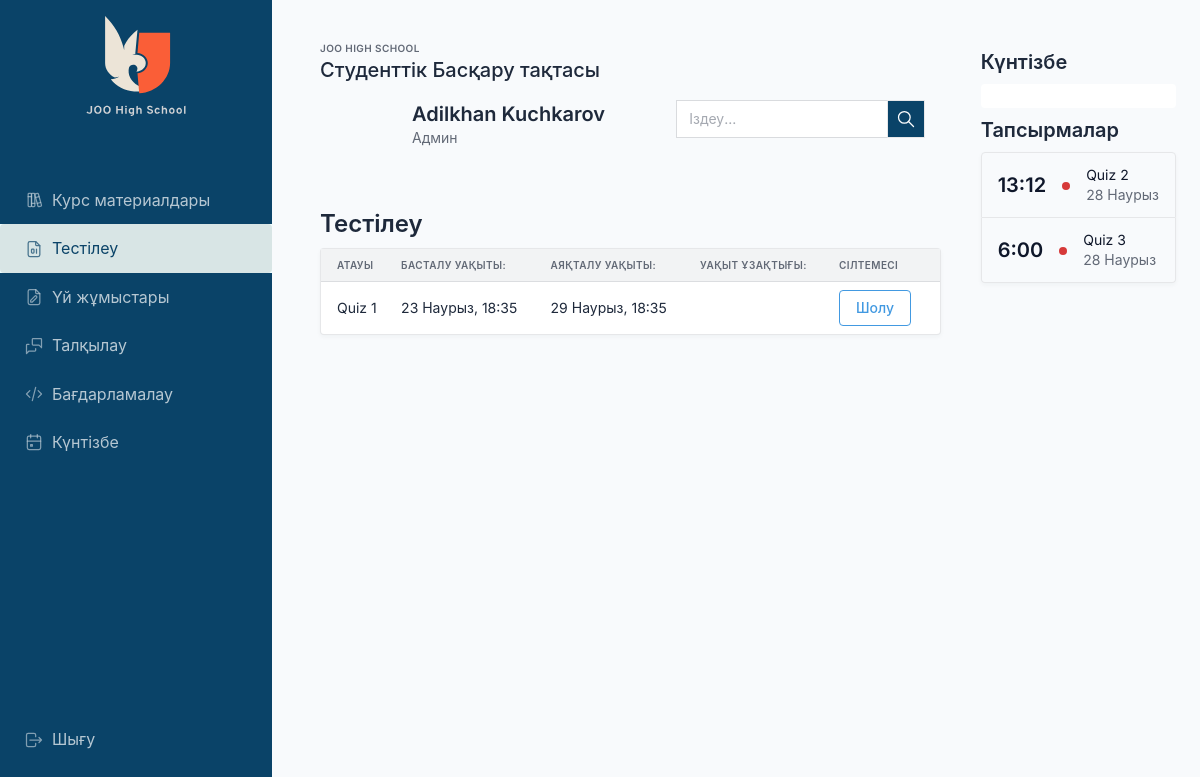
Screenshot of /quiz/ (signed in) with the database file from the repository.
### users/models.py (models this page shows, shortened)
class User(AbstractUser):
    username = None
    email = models.EmailField(unique=True, verbose_name=_("Email Address"))
    first_name = models.CharField(_("first name"), max_length=150, blank=False)
    last_name = models.CharField(_("last name"), max_length=150, blank=False)
    USERNAME_FIELD = 'email'
    REQUIRED_FIELDS = []
    objects = UserManager()

class Profile(models.Model):
    user = models.OneToOneField(get_user_model(), on_delete=models.CASCADE, related_name="profile")
    picture = models.ImageField(upload_to="uploads/", default="default/default-picture.jpg")

### quiz_apps/quiz/models.py (models this page shows, shortened)
class Quiz(models.Model):
    title = models.CharField(
        verbose_name=_("Title"),
        max_length=60, blank=False)
    description = models.TextField(
        verbose_name=_("Description"),
        blank=True, help_text=_("a description of the quiz"))
    url = models.SlugField(
        max_length=60, blank=False,
        help_text=_("a user friendly url"),
        verbose_name=_("user friendly url"))
    random_order = models.BooleanField(
        blank=False, default=False,
        verbose_name=_("Random Order"),
        help_text=_("Display the questions in "
                    "a random order or as they "
                    "are set?"))
    max_attempts = models.PositiveIntegerField(null=True, verbose_name=_("Allowed number of attempts"),
                                               default=1)
    pass_mark = models.SmallIntegerField(
        blank=True, default=0,
        verbose_name=_("Pass Mark"),
        help_text=_("Percentage required to pass exam."),
        validators=[MaxValueValidator(100)])
    success_text = models.TextField(
        blank=True, help_text=_("Displayed if user passes."),
        verbose_name=_("Success Text"))
    fail_text = models.TextField(
        verbose_name=_("Fail Text"),
        blank=True, help_text=_("Displayed if user fails."))
    draft = models.BooleanField(
        blank=True, default=False,
        verbose_name=_("Draft"),
        help_text=_(
            'If yes, the quiz is not displayed in the quiz list and can only be taken by users who can edit quizzes.'))
    start_time = models.DateTimeField()
    end_time = models.DateTimeField()
    duration = models.DurationField(default=timezone.timedelta(hours=2))
    class Meta:
        verbose_name = _('Quiz')
        verbose_name_plural = _('Quizzes')

### calendarapp/models/event.py (models this page shows, shortened)
class Event(EventAbstract):
    title = models.CharField(max_length=200, unique=True)
    description = models.TextField(null=True, blank=True)
    start_time = models.DateTimeField()
    end_time = models.DateTimeField(null=True, blank=True)
    url = models.CharField(max_length=256, blank=True, null=True)
    objects = EventManager()

### quiz_apps/quiz/views.py (the view)
# urls.py: path('', quiz_list, name="quiz_list"),
@login_required
def quiz_list(request):
    quizzes = Quiz.objects.filter(draft=False, end_time__gt=timezone.now())
    return render(request, "quiz/quiz_list.html", {
        "quizzes": quizzes,
    })

### calendarapp/models/event.py (called while the page is built)
    def get_all_events(self):
        events = Event.objects.filter(is_active=True, is_deleted=False)
        return events

    def get_running_events(self):
        running_events = Event.objects.filter(
            is_active=True,
            is_deleted=False,
            end_time__gte=datetime.now().date(),
        ).order_by("start_time")
        return running_events

### diploma_backend/context_processors.py (called while the page is built, shortened)
def all_events(request):
    events = Event.objects.get_all_events()
    running_events = Event.objects.get_running_events()
    event_list = []
    for event in events:
        if not event.start_time:
            event_list.append({
                "title": event.title,
                "end": event.end_time.strftime("%Y-%m-%dT%H:%M:%S"),
                "url": event.url,
            })
        elif event.url:
            event_list.append({
                "title": event.title,
                "start": event.start_time.strftime("%Y-%m-%dT%H:%M:%S"),
                "end": event.end_time.strftime("%Y-%m-%dT%H:%M:%S"),
                "url": event.url,
            })
    return {"all_events": event_list, "events_obj": events, 'running_events': running_events}

### quiz_apps/quiz/templatetags/quiz_tags.py (called while the page is built)
@register.filter(name='has_group')
def has_group(user, group_name):
    return user.groups.filter(name=group_name).exists()

### templates/quiz/quiz_list.html (shortened to what this page needs)
{% extends 'base/content.html' %}
{% load quiz_tags %}
{% block body %}
    <h1>Тестілеу</h1>
    <div class="card">
        <div class="table-responsive">
            <table
                    class="table table-vcenter card-table">
                <thead>
                <tr>
                    <th>Атауы</th>
                    <th>Басталу Уақыты:</th>
                    <th>Аяқталу Уақыты:</th>
                    <th>Уақыт Ұзақтығы:</th>
                    <th>Сілтемесі</th>
                </tr>
                </thead>
                <tbody>
                {% for quiz in quizzes %}
                    <tr>
                        <td>{{ quiz.title }}</td>
                        <td>{{ quiz.start_time|date:"d F, H:i" }}</td>
                        <td>{{ quiz.end_time|date:"d F, H:i" }}</td>
                        <td data-duration="{{ quiz.duration }}"></td>
                        <td>
                            <a href="{% url 'quiz:quiz_detail' quiz.url %}"
                               class="btn btn-outline-azure">
                                Шолу
                            </a>
                        </td>
                    </tr>
                {% endfor %}
                </tbody>
            </table>
        </div>
    </div>
{% endblock %}

### templates/base/content.html (shortened to what this page needs)
{% extends 'base/base.html' %}
{% load static %}
{% load humanize %}
{% load quiz_tags %}
{% block content %}
    <div class="wrapper">
        <aside class="navbar navbar-vertical navbar-expand-lg navbar-dark">
            <div class="container-fluid">
                <h1 class="navbar-brand navbar-brand-autodark">
                    <a href="/">
                        <img src="{% static 'images/logo-light.svg' %}" width="110" height="110" alt="Tabler"
                             class="navbar-brand-image">
                    </a>
                </h1>
                {% include 'base/sidebar.html' %}
            </div>
        </aside>
        <div class="page-wrapper">
            <div class="page-body">
                <div class="container-fluid">
                    <div class="row">
                        <div class="col px-4">
                            <div class="page-header d-print-none">
                                <div class="row align-items-center">
                                    <div class="col">
                                        <div class="page-pretitle">
                                            Joo high school
                                        </div>
                                        <h2 class="page-title">
                                            Студенттік Басқару тақтасы
                                        </h2>
                                    </div>
                                </div>
                            </div>
                            <div class="col">
                                <div class="">
                                    <div class="card-body">
                                        <div class="row g-3 align-items-start">
                                            <div class="col-auto">
                                                <span class="avatar avatar-md avatar-rounded bg-cyan"
                                                      style="background: url('{{ user.profile.picture.url }}') no-repeat center; background-size: cover;"></span>
                                            </div>
                                            <div class="col">
                                                <h2 class="m-0">
                                                    <a href="{% url 'users:profile' user.profile.id %}">{{ user.first_name }} {{ user.last_name }}</a>
                                                </h2>
                                                <div class="text-muted">
                                                    {% if request.user|has_group:"Moderators" %}
                                                    {% elif request.user|has_group:"Students" %}
                                                        Оқушы
                                                    {% elif request.user|has_group:"Teachers" %}
                                                        Мұғалім
                                                    {% else %}
                                                        Админ
                                                    {% endif %}
                                                </div>
                                            </div>
                                            <div class="col">
                                                <div class="input-group mb-2 search-bar">
                                                    <input type="text" class="form-control" placeholder="Іздеу...">
                                                    <a class="btn p-2">
                                                    </a>
                                                </div>
                                            </div>
                                        </div>
                                    </div>
                                </div>
                            </div>
                            <div class="col mt-4">
                                {% block body %}
                                {% endblock %}
                            </div>
                        </div>
                        <div class="col-auto right-sidebar d-none d-md-block">
                            <h2>Күнтізбе</h2>
                            <div class="d-flex align-items-center justify-content-end">
                                <div class="w-100 vanilla-calendar" id="calendar-kz-lang">
                                </div>
                            </div>
                            <h2 class="mt-2">Тапсырмалар</h2>
                            <div class="card tasks">
                                {% for event in running_events %}
                                    <div class="list-group-item">
                                        <div class="row align-items-center">
                                            <div class="col-auto">
                                                <h2 class="text-reset mb-0">{{ event.end_time|date:"G:i" }}</h2>
                                            </div>
                                            <div class="col-auto"><span class="badge bg-red"></span></div>
                                            <div class="col text-truncate">
                                                <a href="{% if event.url %}{{ event.url }}{% else %}#{% endif %}"
                                                   class="text-reset d-block">{{ event.title }}</a>
                                                <div class="d-block text-muted text-truncate mt-n1">{{ event.end_time|date:"d F" }}</div>
                                            </div>
                                        </div>
                                    </div>
                                {% endfor %}
                            </div>
                        </div>
                    </div>
                </div>
            </div>
        </div>
    </div>
{% endblock %}

### static/calender/main.css (style rules this page uses)
:root { --fc-daygrid-event-dot-width: 8px; }
:root { --fc-list-event-dot-width: 10px; --fc-list-event-hover-bg-color: #f5f5f5; }

### static/css/core.css (style rules this page uses)
.navbar-brand-image { height: auto; }
.navbar-dark { --navbar-bg-color: #0a4368; background: var(--navbar-bg-color); }
@media (min-width: 992px) { .navbar-vertical.navbar-expand-lg { width: 17rem; } }
@media (min-width: 992px) { .navbar-expand-lg.navbar-vertical ~ .navbar, .navbar-expand-lg.navbar-vertical ~ .page-wrapper { margin-left: 17rem; } }
.right-sidebar { margin-top: 1.75rem; }
.card.tasks { border: 0; }
.tasks { background-color: transparent; }
.search-bar > input, .search-bar > a { border-radius: 0; }
.search-bar > a { background-color: #0a4368; }

### rows the page displays
User: first_name "Adilkhan", last_name "Kuchkarov"
Quiz: title "Quiz 1", start_time "23 Наурыз, 18:35", end_time "29 Наурыз, 18:35"
Event: end_time "13:12", title "Quiz 2", end_time "28 Наурыз"
Event: end_time "6:00", title "Quiz 3", end_time "28 Наурыз"
